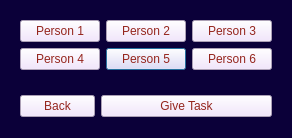
<?xml version="1.0" encoding="UTF-8"?>
<ui version="4.0">
 <class>Dialog</class>
 <widget class="QDialog" name="Dialog">
  <property name="geometry">
   <rect>
    <x>0</x>
    <y>0</y>
    <width>273</width>
    <height>138</height>
   </rect>
  </property>
  <property name="baseSize">
   <size>
    <width>700</width>
    <height>600</height>
   </size>
  </property>
  <property name="windowTitle">
   <string>Dialog</string>
  </property>
  <property name="styleSheet">
   <string notr="true">background-color:rgb(11, 0, 57);</string>
  </property>
  <layout class="QVBoxLayout" name="verticalLayout">
   <item>
    <widget class="QWidget" name="widget" native="true">
     <layout class="QGridLayout" name="gridLayout_2">
      <item row="1" column="1">
       <widget class="QPushButton" name="person5">
        <property name="styleSheet">
         <string notr="true">color: rgb(149, 38, 30); background-color: rgb(241, 224, 255);</string>
        </property>
        <property name="text">
         <string>Person 5</string>
        </property>
       </widget>
      </item>
      <item row="0" column="2">
       <widget class="QPushButton" name="person3">
        <property name="styleSheet">
         <string notr="true">color: rgb(149, 38, 30); background-color: rgb(241, 224, 255);</string>
        </property>
        <property name="text">
         <string>Person 3</string>
        </property>
       </widget>
      </item>
      <item row="0" column="1">
       <widget class="QPushButton" name="person2">
        <property name="styleSheet">
         <string notr="true">color: rgb(149, 38, 30); background-color: rgb(241, 224, 255);</string>
        </property>
        <property name="text">
         <string>Person 2</string>
        </property>
       </widget>
      </item>
      <item row="0" column="0">
       <widget class="QPushButton" name="person1">
        <property name="styleSheet">
         <string notr="true">color: rgb(149, 38, 30); background-color: rgb(241, 224, 255);</string>
        </property>
        <property name="text">
         <string>Person 1</string>
        </property>
       </widget>
      </item>
      <item row="1" column="2">
       <widget class="QPushButton" name="person6">
        <property name="styleSheet">
         <string notr="true">color: rgb(149, 38, 30); background-color: rgb(241, 224, 255);</string>
        </property>
        <property name="text">
         <string>Person 6</string>
        </property>
       </widget>
      </item>
      <item row="1" column="0">
       <widget class="QPushButton" name="person4">
        <property name="styleSheet">
         <string notr="true">color: rgb(149, 38, 30); background-color: rgb(241, 224, 255);</string>
        </property>
        <property name="text">
         <string>Person 4</string>
        </property>
       </widget>
      </item>
     </layout>
    </widget>
   </item>
   <item>
    <widget class="QWidget" name="widget_2" native="true">
     <layout class="QGridLayout" name="gridLayout">
      <item row="0" column="0">
       <widget class="QPushButton" name="backButton">
        <property name="maximumSize">
         <size>
          <width>75</width>
          <height>16777215</height>
         </size>
        </property>
        <property name="styleSheet">
         <string notr="true">color: rgb(149, 38, 30); background-color: rgb(241, 224, 255);</string>
        </property>
        <property name="text">
         <string>Back</string>
        </property>
       </widget>
      </item>
      <item row="0" column="1">
       <widget class="QPushButton" name="giveTask">
        <property name="styleSheet">
         <string notr="true">color: rgb(149, 38, 30); background-color: rgb(241, 224, 255);</string>
        </property>
        <property name="text">
         <string>Give Task</string>
        </property>
       </widget>
      </item>
     </layout>
    </widget>
   </item>
  </layout>
 </widget>
 <resources/>
 <connections/>
</ui>
